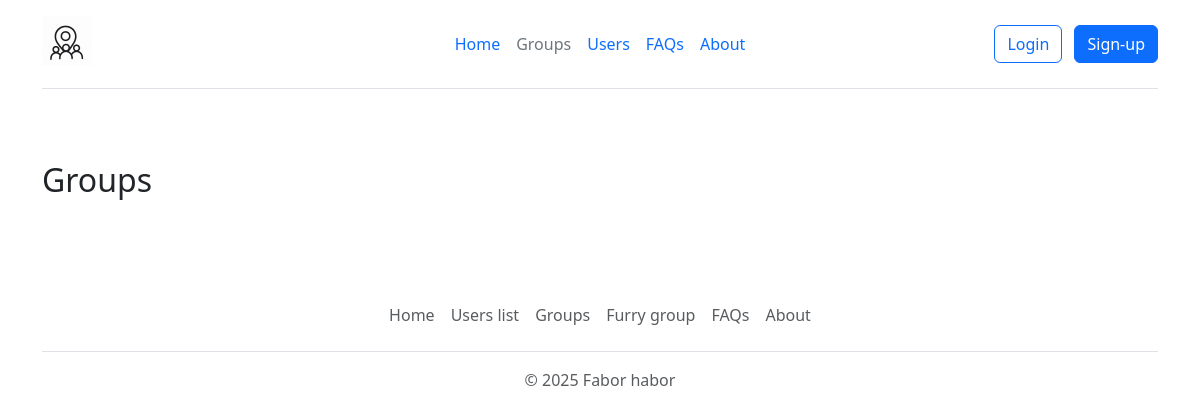
Before: /groups with the older database file.
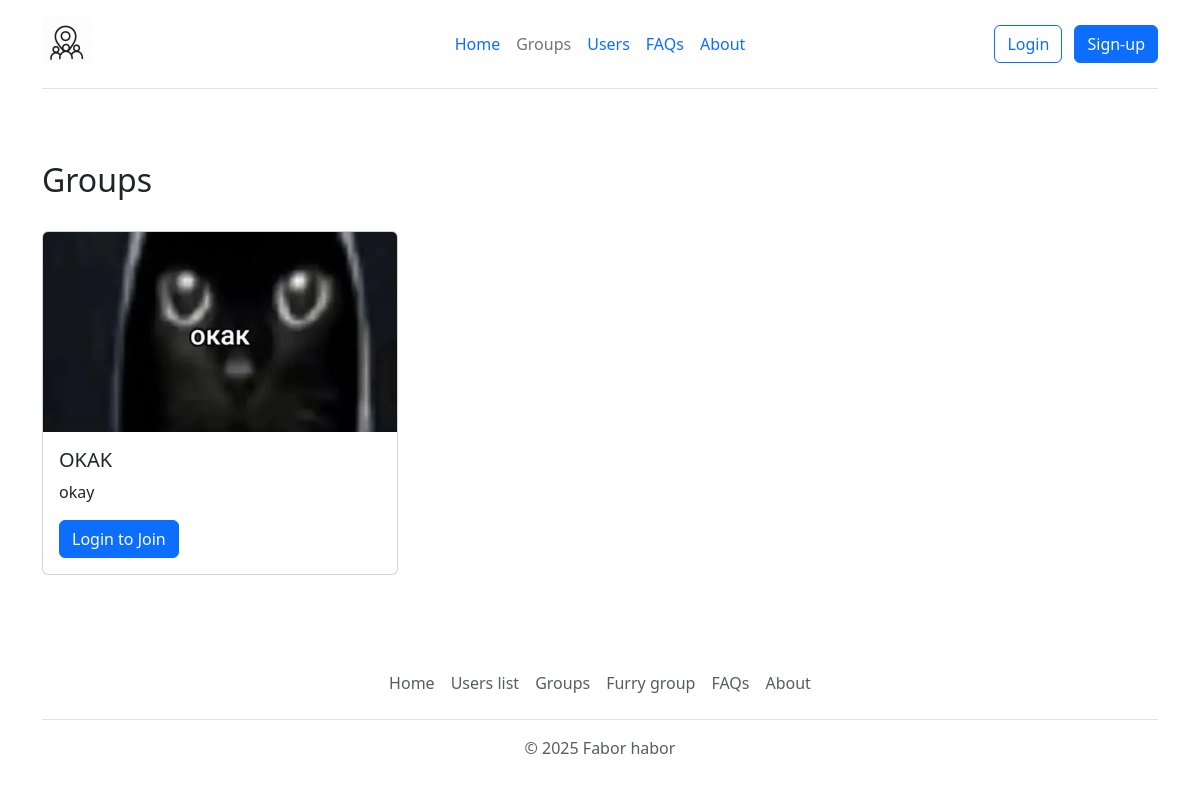
After: the same page with the newer database file.
### app.py (models this page shows, shortened)
class Group(db.Model):
    id = db.Column(db.Integer, primary_key=True)
    name = db.Column(db.String(100), nullable=False)
    description = db.Column(db.Text)
    admin_id = db.Column(db.Integer, db.ForeignKey('user.id'), nullable=False)
    image = db.Column(db.String(20), nullable=False, default='default.jpg')
    date_created = db.Column(db.DateTime, nullable=False, default=datetime.utcnow)
    posts = db.relationship('Post', backref='group', lazy=True)
    members = db.relationship('User', secondary=group_members, backref=db.backref('groups', lazy='dynamic'))

### app.py (the view)
@app.route('/groups')
def groups():
    groups = Group.query.all()
    form = GroupForm()
    return render_template('groups.html', groups=groups, form=form)

### templates/groups.html (shortened to what this page needs)
{% extends 'base.html' %}
{% block content %}
<div class="container py-5">
    <div class="d-flex justify-content-between align-items-center mb-4">
        <h2>Groups</h2>
    </div>
    <div class="row row-cols-1 row-cols-md-3 g-4">
        {% for group in groups %}
        <div class="col">
            <div class="card h-100">
                <img src="/static/group_images/{{ group.image }}" class="card-img-top" alt="{{ group.name }}"
                     style="height: 200px; object-fit: cover;">
                <div class="card-body">
                    <h5 class="card-title">{{ group.name }}</h5>
                    <p class="card-text">{{ group.description }}</p>
                    {% if session.get('user_id') %}
                    <a href="{{ url_for('group_page', group_id=group.id) }}" class="btn btn-primary">View Group</a>
                    {% else %}
                    <a href="{{ url_for('login') }}" class="btn btn-primary">Login to Join</a>
                    {% endif %}
                </div>
            </div>
        </div>
        {% endfor %}
    </div>
</div>
{% include 'footer.html'%}
{% endblock %}

Changed rows visible on the page:
added Group: image (picture), name "OKAK", description "okay"
